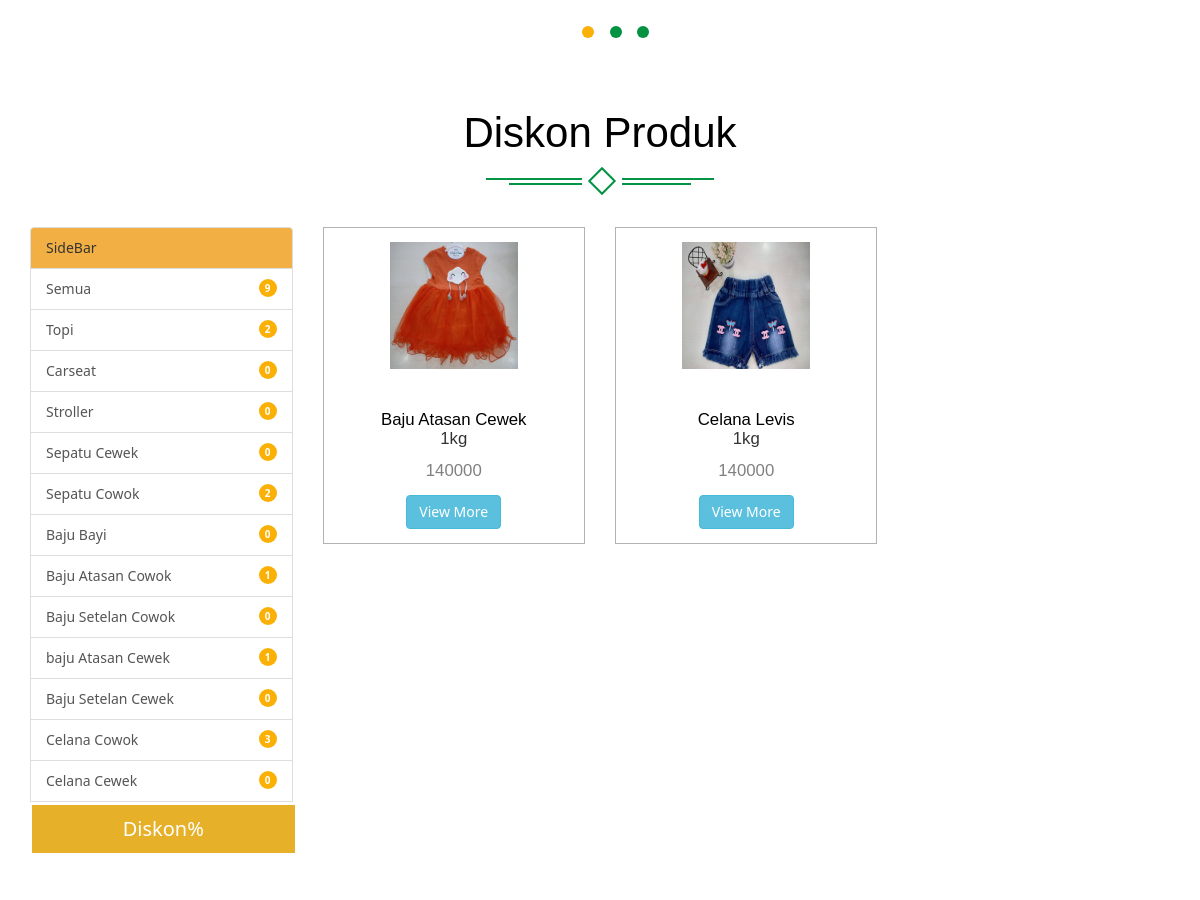
Before: /pengunjung/dashboard/diskonproduk.php (middle part) with the older database file.
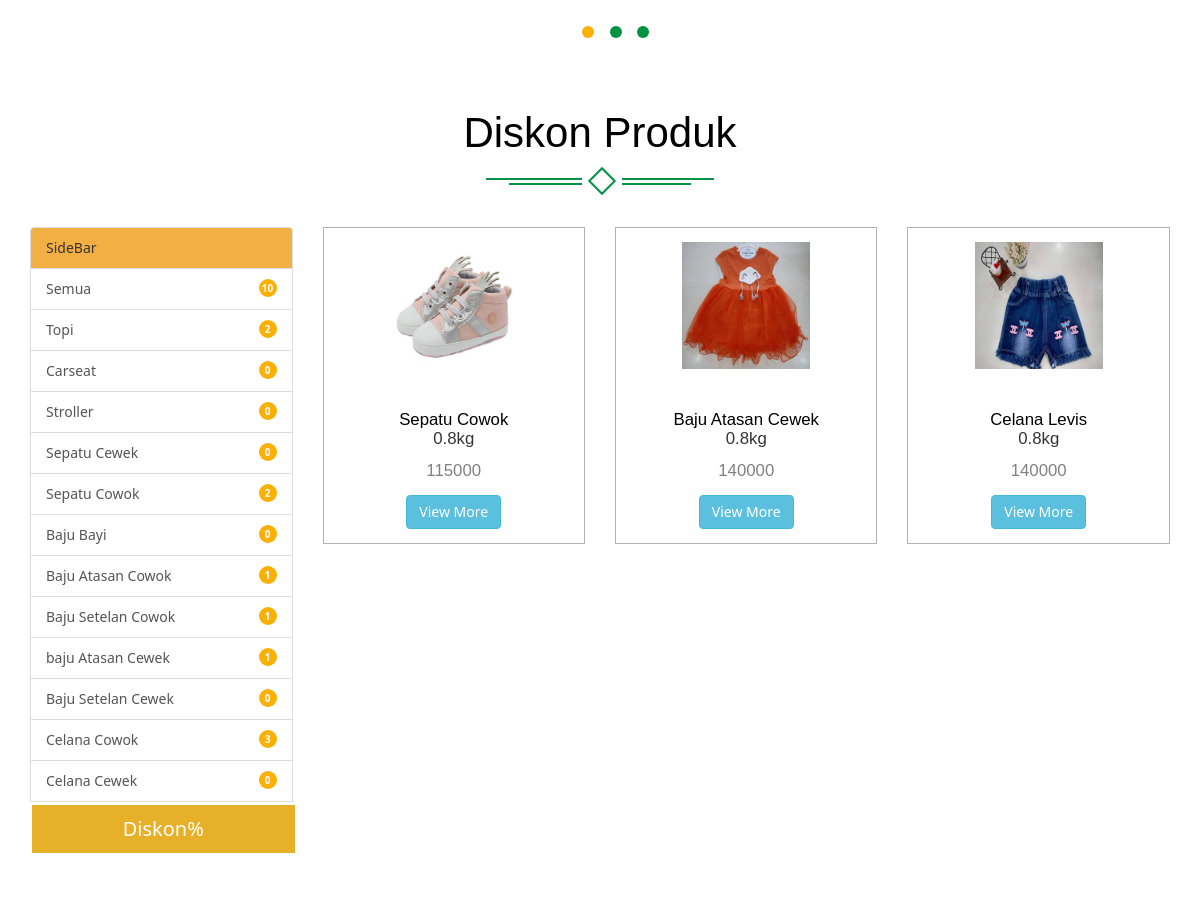
After: the same page with the newer database file.
### tables this page shows
CREATE TABLE `sub_kategori` (
  `kd_subkategori` int(11) NOT NULL,
  `id_kategori` int(11) NOT NULL,
  `nama_subkategori` varchar(50) NOT NULL
);

CREATE TABLE `produk` (
  `kodeproduk` int(11) NOT NULL,
  `kd_subkategori` int(11) NOT NULL,
  `nama_produk` varchar(50) NOT NULL,
  `deskripsi` varchar(255) NOT NULL,
  `harga_produk` int(11) NOT NULL,
  `stok` int(11) NOT NULL,
  `berat` float NOT NULL,
  `foto1` varchar(255) NOT NULL,
  `foto2` varchar(255) DEFAULT NULL,
  `ukuran` varchar(200) NOT NULL,
  `diskon` int(11) DEFAULT NULL,
  `tgl_masuk` datetime NOT NULL
);

### pengunjung/dashboard/diskonproduk.php (the view, shortened to what this page needs)
<?php include_once('../_headerpenggunjung.php'); ?>
<!DOCTYPE html>
<html>
<head>
</head>
</head>
<body>
	<div class="product">
		<div class="container">
			<div class="spec ">
				<h3>Diskon Produk</h3>
				<div class="ser-t">
					<span><i></i></span>
				</div>
			</div>
			<div class="row">
				<div class="col-md-3">
					<span href="#" class="list-group-item active" style="background: #f2af44">
						SideBar
					</span>
					<?php
					$sql    ="SELECT * FROM produk";
					$query    =mysqli_query($conn, $sql);
					$count    =mysqli_num_rows($query);
					?>
					<a href="" class="list-group-item">
					</i>Semua<span class="float-right badge badge-light round">
						<?php echo $count; ?></span> </a>
						<?php $ambil = mysqli_query($conn, "SELECT * FROM sub_kategori"); ?>
						<?php while ($persubkategori=  mysqli_fetch_assoc($ambil)) { ?>
							<?php
							$sql1      = "SELECT * from produk where kd_subkategori=$persubkategori[kd_subkategori]";
							$query1    = mysqli_query($conn, $sql1);
							$count1    = mysqli_num_rows($query1);
							?>
							<a href="subkategori.php?halaman=subkategori&kd_subkategori=<?php echo $persubkategori["kd_subkategori"] ?>" class="list-group-item">
							</i><?php echo $persubkategori["nama_subkategori"]; ?><span class="float-right badge badge-light round"><?php echo $count1; ?></span> </a>
							<?php } ?>
						<div>
								<a href="diskonproduk.php?halaman=diskonproduk" class="button btn-block">Diskon%</a>
						</div>
					</div>
						<div class="col-md-9">
							<div class="row">
								<?php $ambil = mysqli_query($conn, "SELECT * FROM produk WHERE diskon ORDER BY tgl_masuk DESC LIMIT 30"); ?>
								<?php while ($perproduk =  mysqli_fetch_assoc($ambil)) { ?>
									<div class="col-md-4 pro-1">
										<div class="col-m">
											<a href="#" data-toggle="modal" data-target="#myModal24" class="offer-img">
												<img src="../../images/<?php echo $perproduk["foto1"]; ?>" class="img-responsive" alt="">
											</a>
											<div class="mid-1">
												<div class="women">
													<h6 style="text-align: center;"><a href="deskripsi.php?halaman=deskripsi&kodeproduk=<?php echo $perproduk["kodeproduk"]; ?>"><?php echo $perproduk["nama_produk"] ?></a><p><?php echo $perproduk["berat"]; ?>kg</p>	</h6>
												</div>
												<div class="mid-2">
													<h6 style="text-align: center; color: grey"><?php echo $perproduk["harga_produk"]; ?></h6>
												</div>
												<div class="add">
													<a href="deskripsi.php?halaman=deskripsi&kodeproduk=<?php echo $perproduk["kodeproduk"]; ?>" class="btn btn-info"><span class="">View More</span></a>
												</div>
											</div>
										</div>
									</div>
									<?php } ?>
									<div class="clearfix"></div>
								</div>
							</div>
						</div>
					</div>
				</div>
</body>
</html>

Changed rows visible on the page:
computed for sub_kategori "Baju Setelan Cowok": count1 "0" → "1"
now on this page (row edited): produk: foto1 (picture), nama_produk "Sepatu Cowok", berat "0.8", harga_produk "115000"
changed produk "Baju Atasan Cewek": berat "1" → "0.8"
changed produk "Celana Levis": berat "1" → "0.8"
Other visible differences:
$count: "9" → "10"
